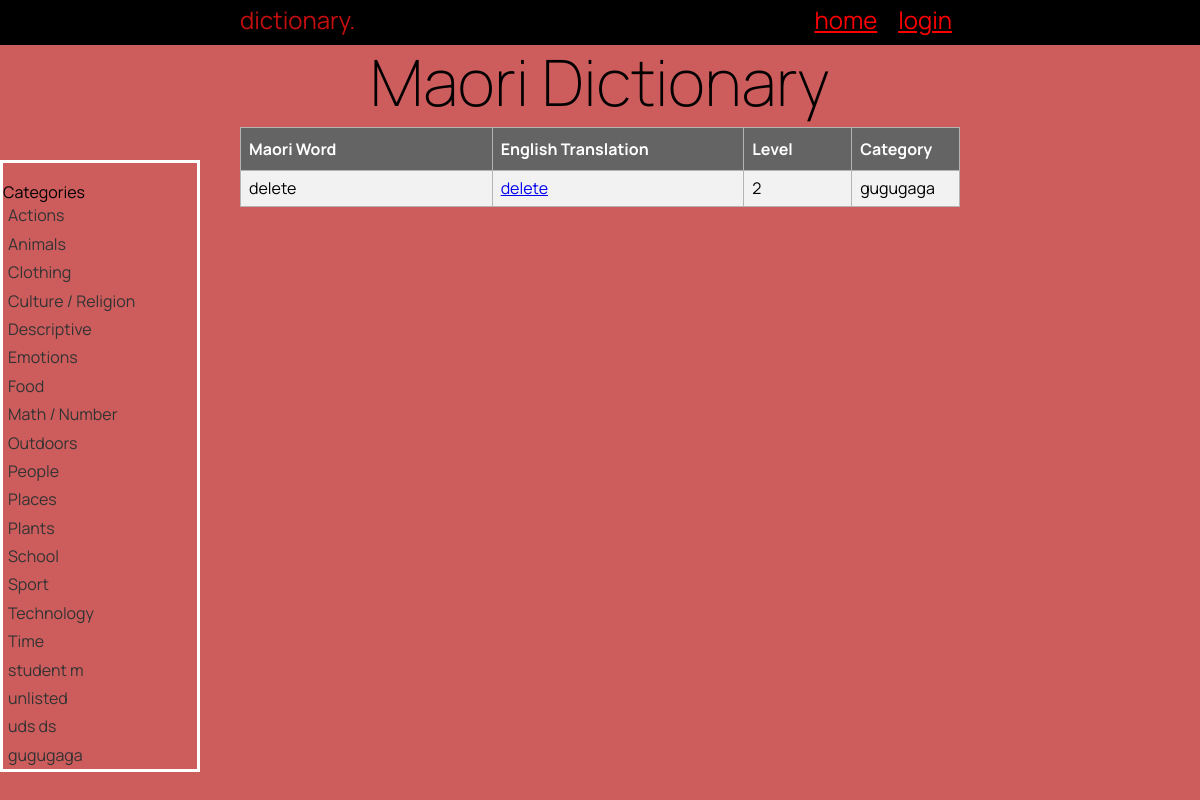
The app's page /category/27, older data.
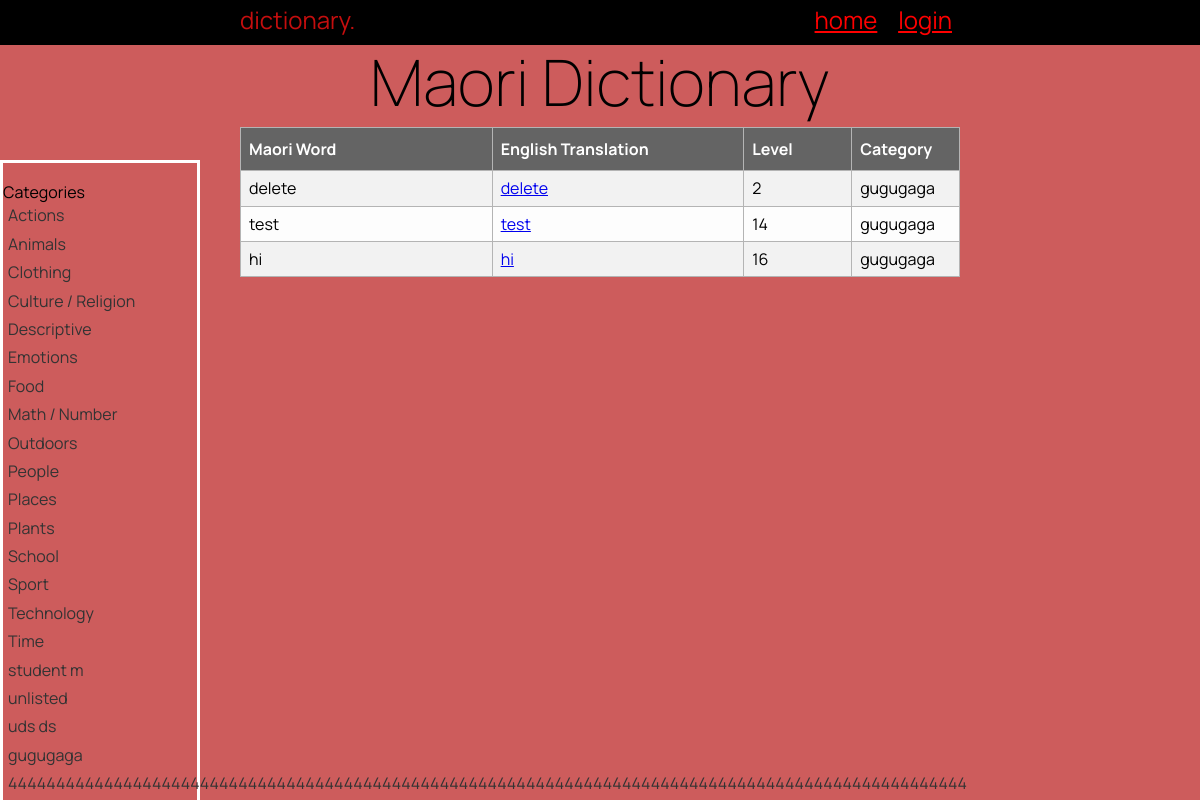
The same page, newer data.
### tables this page shows
CREATE TABLE "category"
(
    cat_id        integer
        constraint category_pk
            primary key autoincrement
        constraint category_pk_2
            unique,
    category_name varchar(100)
);

CREATE TABLE "Dictionary"
(
    word_id    INTEGER
        constraint maori_words_pk
            primary key autoincrement,
    Maori      varchar(100),
    English    varchar(100),
    Definition varchar(100),
    level      INTEGER,
    image      varchar(15),
    cat_id_fk  INTEGER
        constraint cat_id_fk
            references category (""),
    user_id_fk INTEGER
        constraint user_id_fk
            references user (""),
    entry_date date
);

### app.py (the view)
@app.route('/category/<cat_id>')
def render_category(cat_id):
    title = cat_id
    category_list = get_list("SELECT cat_id, category_name FROM category", "")
    print(category_list)
    words_list = get_list("SELECT word_id, Maori, English, level, category_name "
                          "FROM Dictionary m "
                          "INNER JOIN category c ON m.cat_id_fk = c.cat_id "
                          "WHERE cat_id=?", (cat_id,))
    print(words_list)
    return render_template("category.html", word=words_list, categories=category_list,
                           logged_in=is_logged_in(), title=title, is_teacher=is_teacher())

### app.py (called while the page is built)
def get_list(query, params):
    with create_connection(DATABASE) as con:
        cur = con.cursor()
        if params == "":
            cur.execute(query)
        else:
            cur.execute(query, params)
        query_list = cur.fetchall()
    return query_list

def create_connection(db_file):
    try:
        connection = sqlite3.connect(db_file)
        print("Connection to database successful.")
        return connection
    except Error as e:
        print("Error connecting to database:", e)
        return None

def is_logged_in():
    if session.get('email') is None:
        return False
    else:
        return True

def is_teacher():
    return session.get('is_teacher') == 1

### templates/category.html (shortened to what this page needs)
{% extends 'base.html' %}
{% block main %}
<div class="sidebar">
    <p>Categories</p>
    {% for category in categories %}
    <ul id="sidebar-links">
        <li> <a href="/category/{{ category[0] }}">{{ category[1] }}</a> </li>
    </ul>
    {% endfor %}
</div>
<div class="content">
    <table class="list">
        <tr>
            <th style="width:35%">Maori Word</th>
            <th style="width:35%">English Translation</th>
            <th style="width:15%">Level</th>
            <th style="width:15%">Category</th>
        </tr>
        {% for id in word %}
        <tr>
            <td>{{ id[1] }}</td>
            <td><a href="/word_detail/{{ id[0] }}">{{ id[2] }}</a></td>
            <td>{{ id[3] }}</td>
            <td>{{ id[4] }}</td>
        </tr>
        {% endfor %}
    </table>
</div>
{% endblock %}

Row changes from the older to the newer data that the page shows:
added category: category_name "4444444444444444444444444444444444444444444444444444444444444444444444444444444444444444444444444444"
added Dictionary: Maori "test", English "test", level "14", category_name "gugugaga"
added Dictionary: Maori "hi", English "hi", level "16", category_name "gugugaga"
